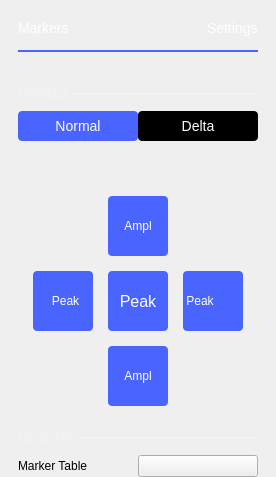
             <widget class="QWidget" name="markerSettings">
              <layout class="QVBoxLayout" name="verticalLayout_8">
               <property name="spacing">
                <number>0</number>
               </property>
               <property name="leftMargin">
                <number>18</number>
               </property>
               <property name="topMargin">
                <number>20</number>
               </property>
               <property name="rightMargin">
                <number>18</number>
               </property>
               <property name="bottomMargin">
                <number>0</number>
               </property>
               <item>
                <layout class="QHBoxLayout" name="hLayout_markers_title">
                 <property name="bottomMargin">
                  <number>14</number>
                 </property>
                 <item>
                  <widget class="QLabel" name="label_4">
                   <property name="styleSheet">
                    <string notr="true"> color: white;
    font-size: 14px;
    font-weight: normal;</string>
                   </property>
                   <property name="text">
                    <string>Markers</string>
                   </property>
                  </widget>
                 </item>
                 <item>
                  <spacer name="horizontalSpacer_8">
                   <property name="orientation">
                    <enum>Qt::Horizontal</enum>
                   </property>
                   <property name="sizeHint" stdset="0">
                    <size>
                     <width>0</width>
                     <height>10</height>
                    </size>
                   </property>
                  </spacer>
                 </item>
                 <item>
                  <widget class="QLabel" name="labelMarkerSettingsTitle">
                   <property name="styleSheet">
                    <string notr="true"> color: white;
    font-size: 14px;
    font-weight: normal;</string>
                   </property>
                   <property name="text">
                    <string>Settings</string>
                   </property>
                  </widget>
                 </item>
                </layout>
               </item>
               <item>
                <widget class="Line" name="lineMarkerSettingsTitle">
                 <property name="minimumSize">
                  <size>
                   <width>240</width>
                   <height>2</height>
                  </size>
                 </property>
                 <property name="maximumSize">
                  <size>
                   <width>16777215</width>
                   <height>2</height>
                  </size>
                 </property>
                 <property name="styleSheet">
                  <string notr="true">border: 2px solid rgb(74, 100, 255);</string>
                 </property>
                 <property name="orientation">
                  <enum>Qt::Horizontal</enum>
                 </property>
                </widget>
               </item>
               <item>
                <layout class="QHBoxLayout" name="hLayout_marker_selector">
                 <property name="spacing">
                  <number>0</number>
                 </property>
                 <property name="topMargin">
                  <number>10</number>
                 </property>
                </layout>
               </item>
               <item>
                <layout class="QHBoxLayout" name="horizontalLayout_4">
                 <property name="spacing">
                  <number>0</number>
                 </property>
                 <property name="topMargin">
                  <number>25</number>
                 </property>
                 <property name="rightMargin">
                  <number>0</number>
                 </property>
                 <property name="bottomMargin">
                  <number>10</number>
                 </property>
                 <item>
                  <widget class="QLabel" name="label_5">
                   <property name="sizePolicy">
                    <sizepolicy hsizetype="Minimum" vsizetype="Minimum">
                     <horstretch>0</horstretch>
                     <verstretch>0</verstretch>
                    </sizepolicy>
                   </property>
                   <property name="styleSheet">
                    <string notr="true">QLabel {
        font-size: 12px;
        color: rgba(255, 255, 255, 70)
    }</string>
                   </property>
                   <property name="text">
                    <string>MARKER </string>
                   </property>
                  </widget>
                 </item>
                 <item>
                  <widget class="Line" name="line">
                   <property name="sizePolicy">
                    <sizepolicy hsizetype="Expanding" vsizetype="Minimum">
                     <horstretch>0</horstretch>
                     <verstretch>0</verstretch>
                    </sizepolicy>
                   </property>
                   <property name="minimumSize">
                    <size>
                     <width>0</width>
                     <height>1</height>
                    </size>
                   </property>
                   <property name="maximumSize">
                    <size>
                     <width>16777215</width>
                     <height>1</height>
                    </size>
                   </property>
                   <property name="styleSheet">
                    <string notr="true">border: 1px solid rgba(255, 255, 255, 70);</string>
                   </property>
                   <property name="orientation">
                    <enum>Qt::Horizontal</enum>
                   </property>
                  </widget>
                 </item>
                </layout>
               </item>
               <item>
                <layout class="QGridLayout" name="gridLayout_3">
                 <property name="topMargin">
                  <number>0</number>
                 </property>
                 <property name="bottomMargin">
                  <number>0</number>
                 </property>
                 <property name="horizontalSpacing">
                  <number>0</number>
                 </property>
                 <property name="verticalSpacing">
                  <number>15</number>
                 </property>
                 <item row="0" column="0">
                  <widget class="QPushButton" name="pushButton_3">
                   <property name="styleSheet">
                    <string notr="true">QPushButton {
color: white;
background-color: #4A64FF;

font-size:14px;
height: 30px;
width: 120px;
border-width: 0px;
border-radius: 4px;
}
QPushButton:disabled {
background-color: grey;
}
QPushButton:pressed {
background-color: #F45000;
}

QPushButton:hover
{
         background-color: #4a34ff;
}</string>
                   </property>
                   <property name="text">
                    <string>Normal</string>
                   </property>
                  </widget>
                 </item>
                 <item row="0" column="1">
                  <widget class="QPushButton" name="pushButton_4">
                   <property name="styleSheet">
                    <string notr="true">QPushButton {
color: white;
background-color: black;

font-size:14px;
height: 30px;
width: 120px;
border-width: 0px;
border-radius: 4px;
}
QPushButton:disabled {
background-color: grey;
}
QPushButton:pressed {
background-color: #F45000;
}

QPushButton:hover
{
         background-color: #4a34ff;
}</string>
                   </property>
                   <property name="text">
                    <string>Delta</string>
                   </property>
                  </widget>
                 </item>
                </layout>
               </item>
               <item>
                <spacer name="verticalSpacer_7">
                 <property name="orientation">
                  <enum>Qt::Vertical</enum>
                 </property>
                 <property name="sizeType">
                  <enum>QSizePolicy::Fixed</enum>
                 </property>
                 <property name="sizeHint" stdset="0">
                  <size>
                   <width>0</width>
                   <height>20</height>
                  </size>
                 </property>
                </spacer>
               </item>
               <item>
                <layout class="QVBoxLayout" name="markerFreqPosLayout"/>
               </item>
               <item>
                <spacer name="verticalSpacer_8">
                 <property name="orientation">
                  <enum>Qt::Vertical</enum>
                 </property>
                 <property name="sizeType">
                  <enum>QSizePolicy::Fixed</enum>
                 </property>
                 <property name="sizeHint" stdset="0">
                  <size>
                   <width>0</width>
                   <height>15</height>
                  </size>
                 </property>
                </spacer>
               </item>
               <item>
                <layout class="QHBoxLayout" name="horizontalLayout_10">
                 <property name="spacing">
                  <number>0</number>
                 </property>
                 <property name="leftMargin">
                  <number>0</number>
                 </property>
                 <property name="topMargin">
                  <number>0</number>
                 </property>
                 <property name="rightMargin">
                  <number>0</number>
                 </property>
                 <item>
                  <spacer name="horizontalSpacer_3">
                   <property name="orientation">
                    <enum>Qt::Horizontal</enum>
                   </property>
                   <property name="sizeHint" stdset="0">
                    <size>
                     <width>2</width>
                     <height>20</height>
                    </size>
                   </property>
                  </spacer>
                 </item>
                 <item>
                  <layout class="QGridLayout" name="gridLayout_2">
                   <property name="topMargin">
                    <number>20</number>
                   </property>
                   <property name="bottomMargin">
                    <number>0</number>
                   </property>
                   <property name="spacing">
                    <number>15</number>
                   </property>
                   <item row="1" column="2">
                    <widget class="QPushButton" name="btnRightPeak">
                     <property name="sizePolicy">
                      <sizepolicy hsizetype="Fixed" vsizetype="Fixed">
                       <horstretch>0</horstretch>
                       <verstretch>0</verstretch>
                      </sizepolicy>
                     </property>
                     <property name="layoutDirection">
                      <enum>Qt::RightToLeft</enum>
                     </property>
                     <property name="styleSheet">
                      <string notr="true">QPushButton {
color: white;
background-color: #4A64FF;
height: 60px;
width: 55px;
border-radius: 4px;
padding-left: 5px;

text-align: left;
}
QPushButton:disabled {
background-color: grey;
}
QPushButton:pressed {
background-color: #F45000;
}
QPushButton:hover
{
         background-color: #4a34ff;
}</string>
                     </property>
                     <property name="text">
                      <string> Peak</string>
                     </property>
                     <property name="icon">
                      <iconset resource="../resources/resources.qrc">
                       <normaloff>:/icons/ic arrow right.svg</normaloff>:/icons/ic arrow right.svg</iconset>
                     </property>
                     <property name="iconSize">
                      <size>
                       <width>12</width>
                       <height>12</height>
                      </size>
                     </property>
                    </widget>
                   </item>
                   <item row="1" column="0">
                    <widget class="QPushButton" name="btnLeftPeak">
                     <property name="sizePolicy">
                      <sizepolicy hsizetype="Fixed" vsizetype="Fixed">
                       <horstretch>0</horstretch>
                       <verstretch>0</verstretch>
                      </sizepolicy>
                     </property>
                     <property name="styleSheet">
                      <string notr="true">QPushButton {
color: white;
background-color: #4A64FF;
height: 60px;
width: 55px;
border-radius: 4px;

padding-left: 5px;
}

QPushButton:disabled {
background-color: grey;
}
QPushButton:pressed {
background-color: #F45000;
}


QPushButton:hover
{
         background-color: #4a34ff;
}</string>
                     </property>
                     <property name="text">
                      <string>Peak</string>
                     </property>
                     <property name="icon">
                      <iconset resource="../resources/resources.qrc">
                       <normaloff>:/icons/ic arrow left.svg</normaloff>:/icons/ic arrow left.svg</iconset>
                     </property>
                     <property name="iconSize">
                      <size>
                       <width>12</width>
                       <height>12</height>
                      </size>
                     </property>
                    </widget>
                   </item>
                   <item row="0" column="1">
                    <widget class="QPushButton" name="btnUpAmplPeak">
                     <property name="sizePolicy">
                      <sizepolicy hsizetype="Fixed" vsizetype="Fixed">
                       <horstretch>0</horstretch>
                       <verstretch>0</verstretch>
                      </sizepolicy>
                     </property>
                     <property name="styleSheet">
                      <string notr="true">QPushButton {
color: white;
background-color: #4A64FF;
height: 60px;
width: 60px;
border-radius: 4px;
}
QPushButton:disabled {
background-color: grey;
}
QPushButton:pressed {
background-color: #F45000;
}

QPushButton:hover
{
         background-color: #4a34ff;
}</string>
                     </property>
                     <property name="text">
                      <string>Ampl</string>
                     </property>
                     <property name="icon">
                      <iconset resource="../resources/resources.qrc">
                       <normaloff>:/icons/ic arrow up.svg</normaloff>:/icons/ic arrow up.svg</iconset>
                     </property>
                     <property name="iconSize">
                      <size>
                       <width>12</width>
                       <height>12</height>
                      </size>
                     </property>
                    </widget>
                   </item>
                   <item row="2" column="1">
                    <widget class="QPushButton" name="btnDnAmplPeak">
                     <property name="sizePolicy">
                      <sizepolicy hsizetype="Fixed" vsizetype="Fixed">
                       <horstretch>0</horstretch>
                       <verstretch>0</verstretch>
                      </sizepolicy>
                     </property>
                     <property name="styleSheet">
                      <string notr="true">QPushButton {
color: white;
background-color: #4A64FF;
height: 60px;
width: 60px;
border-radius: 4px;
}
QPushButton:disabled {
background-color: grey;
}
QPushButton:pressed {
background-color: #F45000;
}

QPushButton:hover
{
         background-color: #4a34ff;
}</string>
                     </property>
                     <property name="text">
                      <string>Ampl</string>
                     </property>
                     <property name="icon">
                      <iconset resource="../resources/resources.qrc">
                       <normaloff>:/icons/ic arrow down.svg</normaloff>:/icons/ic arrow down.svg</iconset>
                     </property>
                     <property name="iconSize">
                      <size>
                       <width>12</width>
                       <height>12</height>
                      </size>
                     </property>
                    </widget>
                   </item>
                   <item row="1" column="1">
                    <widget class="QPushButton" name="btnMaxPeak">
                     <property name="sizePolicy">
                      <sizepolicy hsizetype="Fixed" vsizetype="Fixed">
                       <horstretch>0</horstretch>
                       <verstretch>0</verstretch>
                      </sizepolicy>
                     </property>
                     <property name="styleSheet">
                      <string notr="true">QPushButton {
color: white;
background-color: #4A64FF;

font-size:16px;
height: 60px;
width: 60px;
border-radius: 4px;
border-width: 0px;
}

QPushButton:disabled {
background-color: grey;
}
QPushButton:pressed {
background-color: #F45000;
}

QPushButton:hover
{
         background-color: #4a34ff;
}</string>
                     </property>
                     <property name="text">
                      <string>Peak</string>
                     </property>
                    </widget>
                   </item>
                  </layout>
                 </item>
                 <item>
                  <spacer name="horizontalSpacer_10">
                   <property name="orientation">
                    <enum>Qt::Horizontal</enum>
                   </property>
                   <property name="sizeHint" stdset="0">
                    <size>
                     <width>2</width>
                     <height>20</height>
                    </size>
                   </property>
                  </spacer>
                 </item>
                </layout>
               </item>
               <item>
                <layout class="QHBoxLayout" name="horizontalLayout_2">
                 <property name="spacing">
                  <number>0</number>
                 </property>
                 <property name="topMargin">
                  <number>25</number>
                 </property>
                 <property name="bottomMargin">
                  <number>10</number>
                 </property>
                 <item>
                  <widget class="QLabel" name="label_6">
                   <property name="sizePolicy">
                    <sizepolicy hsizetype="Fixed" vsizetype="Preferred">
                     <horstretch>0</horstretch>
                     <verstretch>0</verstretch>
                    </sizepolicy>
                   </property>
                   <property name="styleSheet">
                    <string notr="true">QLabel {
        font-size: 12px;
        color: rgba(255, 255, 255, 70)
    }</string>
                   </property>
                   <property name="text">
                    <string>GENERAL </string>
                   </property>
                  </widget>
                 </item>
                 <item>
                  <widget class="Line" name="line_2">
                   <property name="minimumSize">
                    <size>
                     <width>0</width>
                     <height>1</height>
                    </size>
                   </property>
                   <property name="maximumSize">
                    <size>
                     <width>16777215</width>
                     <height>1</height>
                    </size>
                   </property>
                   <property name="styleSheet">
                    <string notr="true">border: 1px solid rgba(255, 255, 255, 70);
</string>
                   </property>
                   <property name="orientation">
                    <enum>Qt::Horizontal</enum>
                   </property>
                  </widget>
                 </item>
                </layout>
               </item>
               <item>
                <layout class="QGridLayout" name="gridLayout_4">
                 <property name="topMargin">
                  <number>0</number>
                 </property>
                 <property name="bottomMargin">
                  <number>0</number>
                 </property>
                 <property name="horizontalSpacing">
                  <number>0</number>
                 </property>
                 <property name="verticalSpacing">
                  <number>10</number>
                 </property>
                 <item row="0" column="0">
                  <widget class="QLabel" name="label_9">
                   <property name="text">
                    <string>Marker Table</string>
                   </property>
                  </widget>
                 </item>
                 <item row="0" column="1">
                  <widget class="adiscope::CustomSwitch" name="btnMarkerTable">
                   <property name="text">
                    <string/>
                   </property>
                  </widget>
                 </item>
                </layout>
               </item>
               <item>
                <spacer name="verticalSpacer_5">
                 <property name="orientation">
                  <enum>Qt::Vertical</enum>
                 </property>
                 <property name="sizeHint" stdset="0">
                  <size>
                   <width>10</width>
                   <height>0</height>
                  </size>
                 </property>
                </spacer>
               </item>
              </layout>
             </widget>
